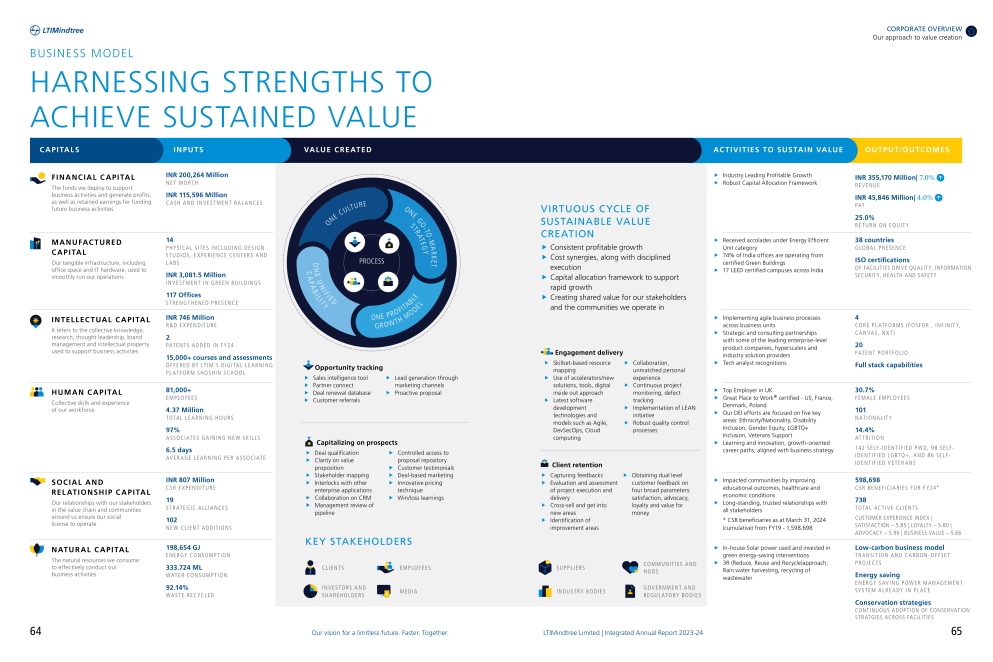
#> input picture page2.png, 4961 x 3308 px (shown at 1/5 size)
$ python 'get_images copy 3.py'
#> lines starting #> are read from the running program, lines starting #| are printed output that depends on the picture; after the words box and inside, x2 and y2 are one past the last pixel; in counts of white or black regions, pixels touching at a corner belong together
import cv2
import numpy as np
import os
try:
    import pytesseract
    pytesseract.pytesseract.tesseract_cmd = os.path.join(os.getcwd(), 'Tesseract-OCR', 'tesseract.exe')
    ocr_available = True
except ImportError:
    ocr_available = False
    print("Warning: pytesseract not installed. Text filtering will be less accurate.")

# Input PNG file
input_png = "page2.png"

# Step 1: Load the image
image = cv2.imread(input_png, cv2.IMREAD_UNCHANGED)
#> image is the input picture: shape (3308, 4961, 3); mean B, G, R 236.9, 233.7, 228.8
if image is None:
    print(f"Error: Could not load {input_png}")
    exit(1)

# Check for alpha channel
has_alpha = image.shape[2] == 4
#> has_alpha = False
print(f"Image {'has' if has_alpha else 'has no'} alpha channel")
#| Image has no alpha channel
gray = cv2.cvtColor(image, cv2.COLOR_BGRA2GRAY if has_alpha else cv2.COLOR_BGR2GRAY)
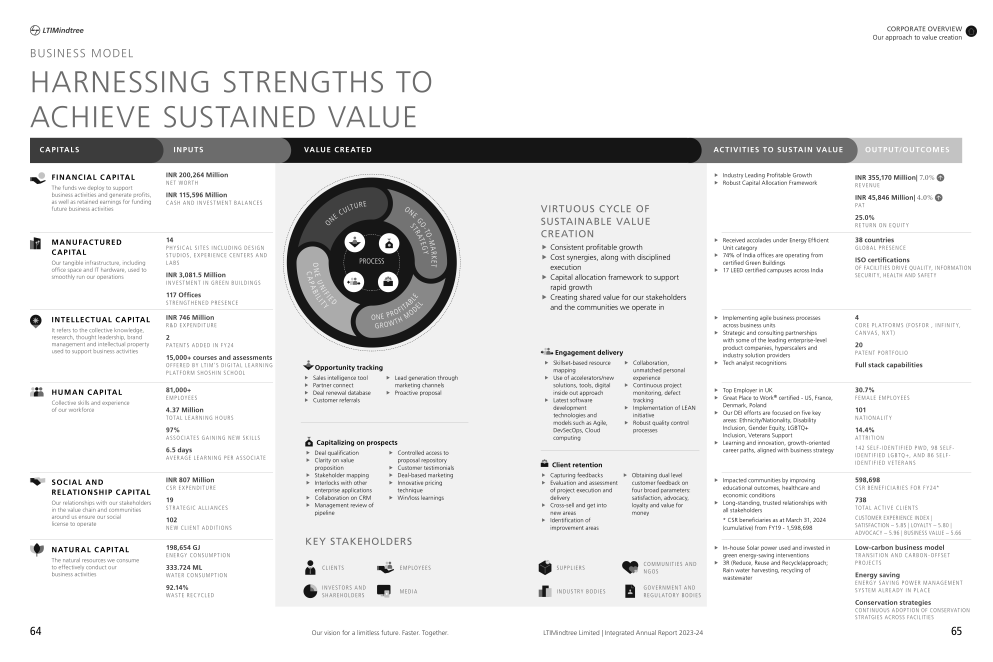
#> gray: shape (3308, 4961) (shown at 1/5 size); min 0, max 255, mean 232.6

# Step 2: Preprocess the image
# Apply binary threshold to isolate objects
_, binary = cv2.threshold(gray, 240, 255, cv2.THRESH_BINARY_INV)
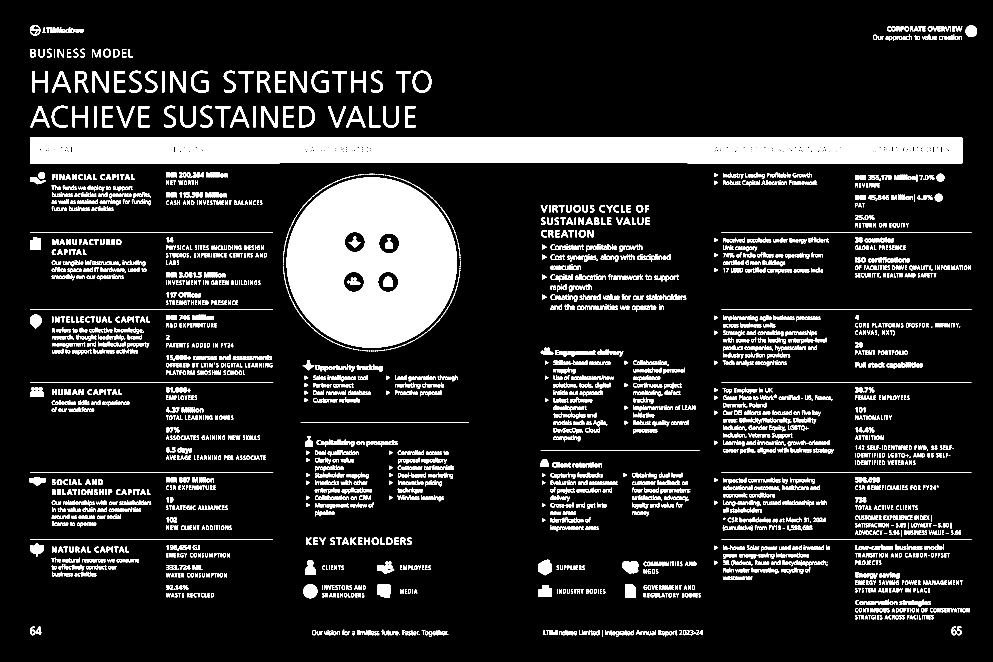
#> binary: shape (3308, 4961) (shown at 1/5 size); 11.4% white; 5232 white regions (539 under 20 px), largest, box (x1, y1, x2, y2) and area: (150, 689, 4811, 816) 573965, (1434, 888, 2284, 1738) 525727, (3110, 2805, 3192, 2870) 4042

# Morphological operations to merge diagram parts and remove small noise
kernel = np.ones((10, 10), np.uint8)  # Larger kernel to connect diagram parts
binary = cv2.dilate(binary, kernel, iterations=2)  # Merge fragmented diagrams
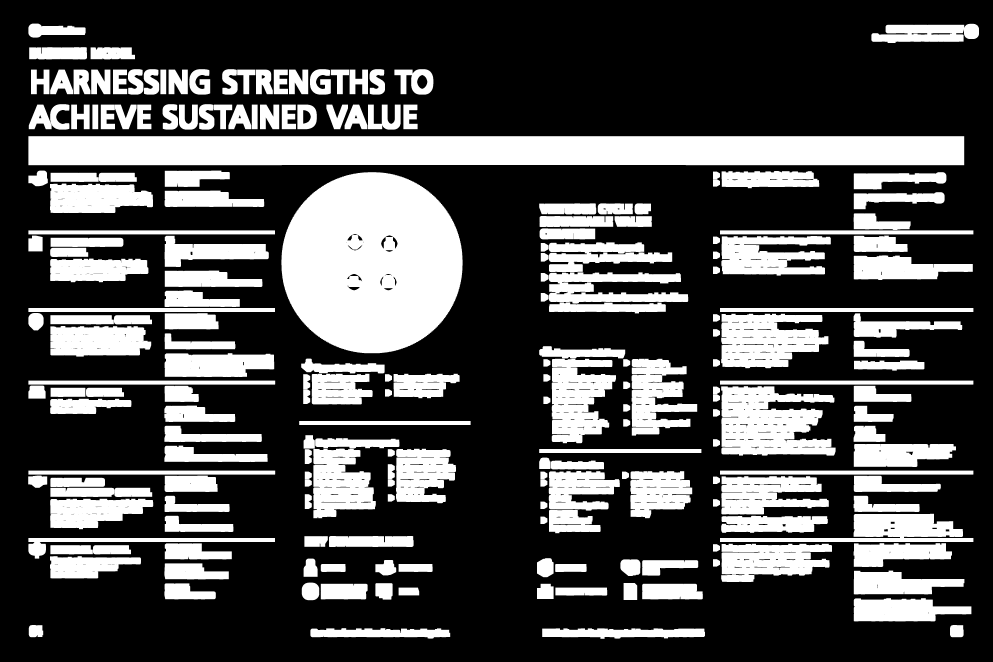
#> binary: shape (3308, 4961) (shown at 1/5 size); 30.7% white; 213 white regions, largest, box (x1, y1, x2, y2) and area: (142, 681, 4821, 826) 676435, (1407, 861, 2313, 1766) 644955, (3606, 1931, 4178, 2278) 145509
binary = cv2.morphologyEx(binary, cv2.MORPH_OPEN, np.ones((5, 5), np.uint8))  # Remove tiny noise

# Step 3: Find connected components
num_labels, labels, stats, _ = cv2.connectedComponentsWithStats(binary, connectivity=8)
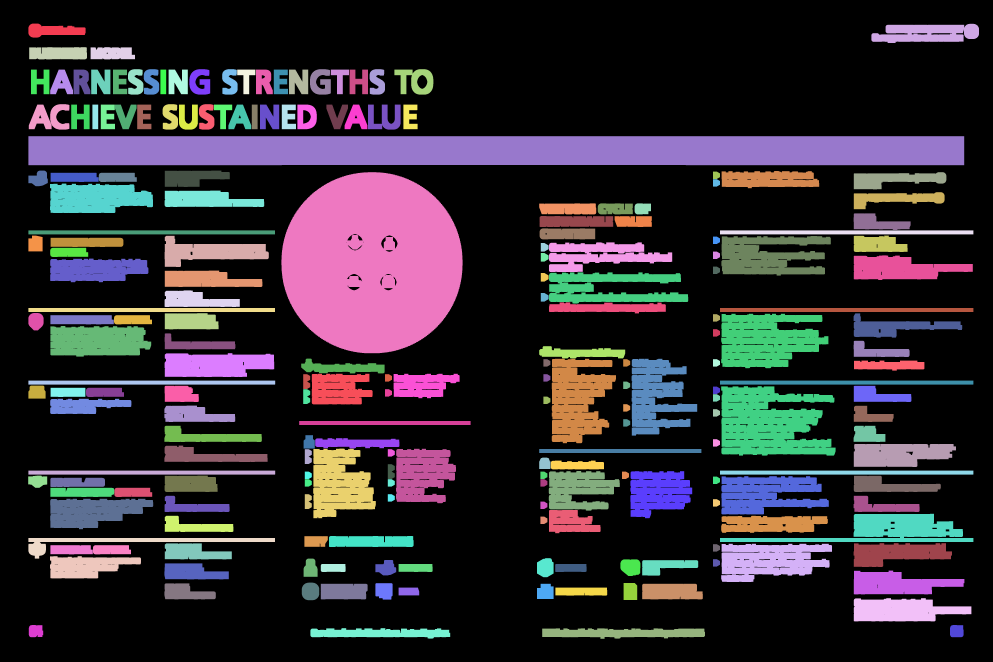
#> labels: shape (3308, 4961) int32 (shown at 1/5 size); 214 distinct labels, from 0 to 213; one colour per label, 0 black
#> num_labels = 214; stats = 214 rows, first 6: [0, 0, 4961, 3308, 11372985], [142, 118, 286, 70, 13523], [4357, 119, 538, 96, 39249], [146, 236, 289, 61, 17050], [453, 236, 222, 61, 12334], [640, 346, 77, 127, 7253]
print(f"Found {num_labels - 1} connected components (excluding background)")
#| Found 213 connected components (excluding background)

# Step 4: Extract and save diagram-like components
output_dir = "extracted_diagrams"
os.makedirs(output_dir, exist_ok=True)
valid_diagram_count = 0

for i in range(1, num_labels):  # Skip background (label 0)
    # Get bounding box and area
    x, y, w, h, area = stats[i]

    # Filter by area (diagrams are much larger than text)
    min_area = 10000  # Adjust for 300 DPI PNG (e.g., 10000 for diagrams, text is smaller)
    if area < min_area:
        print(f"Component {i}: Too small (area={area}), likely text, skipping.")
        continue

    # Filter by aspect ratio (diagrams are often square/rectangular, text is linear)
    aspect_ratio = w / h if h > 0 else float("inf")
    if not (0.2 < aspect_ratio < 5.0):
        print(f"Component {i}: Invalid aspect ratio ({aspect_ratio:.2f}), likely text, skipping.")
        continue

    # OCR to detect standalone text
    if ocr_available:
        region = image[y:y+h, x:x+w]
#> (the run stopped early here; a loop or call above may not have finished)
